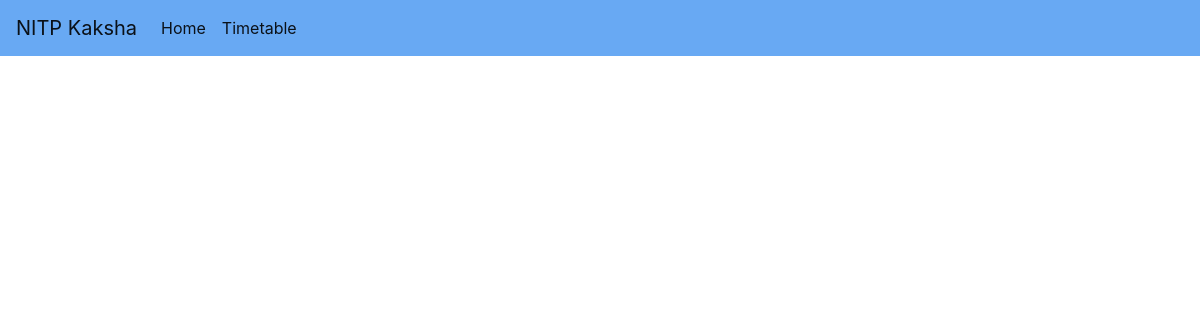
Before: /notes/MA3401 with the older database file.
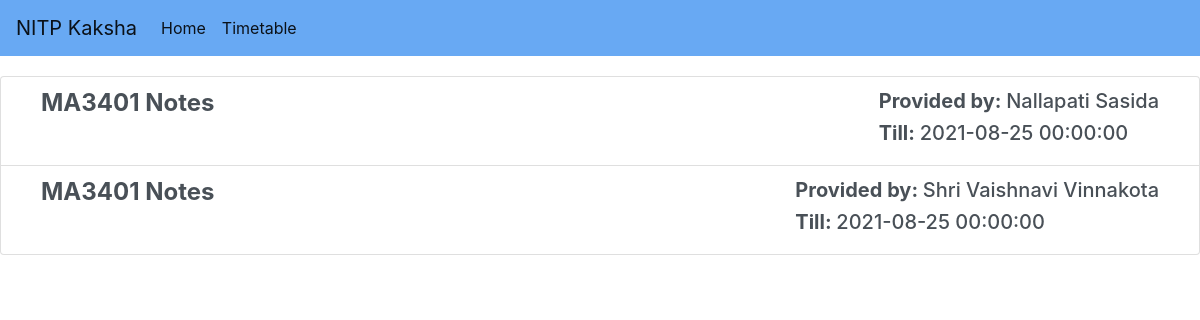
After: the same page with the newer database file.
### app.py (models this page shows)
class Notes(db.Model):
    id = db.Column(db.Integer, primary_key=True)
    course = db.Column(db.String(20), nullable = False)
    notes_name = db.Column(db.String(30), nullable = False)
    notes_link = db.Column(db.Text(), unique=True, nullable = False, default='#')
    provided_by = db.Column(db.String(100), nullable = False, default='Anonymous')
    till_date = db.Column(db.DateTime())
    def __repr__(self):
        return f"Notes('{self.id}', '{self.notes_name}', '{self.course}', '{self.provided_by}', '{self.till_date}')"

### app.py (the view)
@app.route("/notes/<course>", methods=['GET', 'POST'])
def notes(course):
    notes = Notes.query.filter_by(course = course).all()
    print(notes)
    return render_template('notes.html', notes = notes)

### templates/notes.html
{% extends "layout.html" %}
{% block content %}
<div class="list-group my-list">
    {% for n in notes %}
    <a href="{{ n.notes_link }}" class="list-group-item list-group-item-action">
        <div class="d-flex justify-content-between" style="margin-left: 20px; margin-right: 20px;">
            <h4><strong>{{ n.notes_name }}</strong></h4>
            <div>
            <h5><strong>Provided by: </strong>{{ n.provided_by }}</h5>
            <h5><strong>Till: </strong>{{ n.till_date }}</h5>
            </div>
        </div>
    </a>
    {% endfor %}
</div>
{% endblock content %}

### templates/layout.html (shortened to what this page needs)
<!doctype html>
<html lang="en">
<head>
    <link rel="stylesheet" href="https://stackpath.bootstrapcdn.com/bootstrap/4.3.1/css/bootstrap.min.css"
>
    <link rel="stylesheet" href="{{ url_for('static', filename='style.css') }}">
</head>
<body>
    <nav class="navbar navbar-expand-lg navbar-light" style="background-color: #68a9f3;">
        <a class="navbar-brand" href="{{ url_for('home')}}">NITP Kaksha</a>
        <div class="collapse navbar-collapse" id="navbarNavAltMarkup">
            <div class="navbar-nav">
                <a class="nav-item nav-link active" href="{{ url_for('home') }}">Home <span class="sr-only">(current)</span></a>
                <a class="nav-item nav-link active" href="{{ url_for('timetable') }}">Timetable <span class="sr-only">(current)</span></a>
            </div>
        </div>
    </nav>
    {% block content %}{% endblock content%}
</body>
</html>

### static/style.css (style rules this page uses)
.my-list { margin-top: 20px; }

Changed rows visible on the page:
added Notes: notes_name "MA3401 Notes", provided_by "Nallapati Sasida", till_date "2021-08-25 00:00:00"
added Notes: notes_name "MA3401 Notes", provided_by "Shri Vaishnavi Vinnakota", till_date "2021-08-25 00:00:00"
